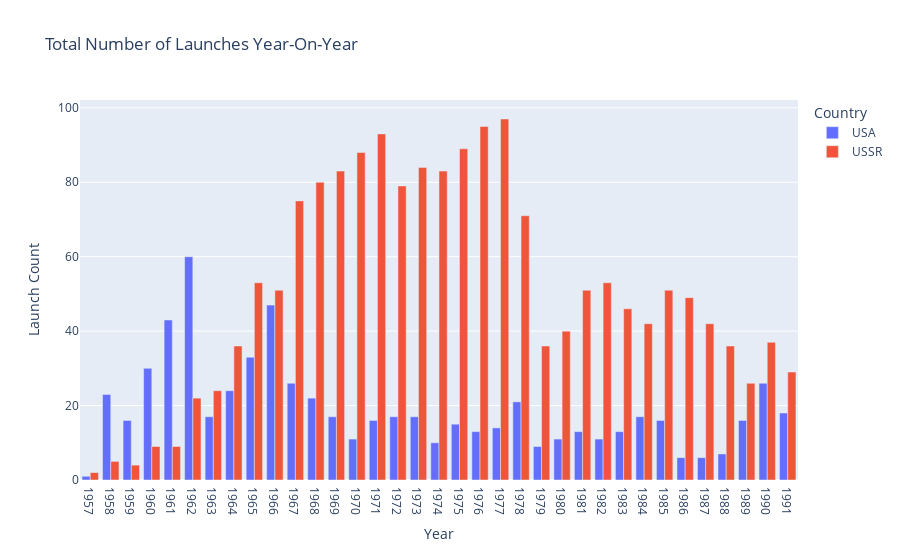

Notebook source saved alongside this figure:
### Markdown cell above
## Create a Chart that Shows the Total Number of Launches Year-On-Year by the Two Superpowers

### Code cell
fig = px.bar(cold_war_launches_USA_USSR, x="Year", y="Launch Count", color='Country', barmode='group', title='Total Number of Launches Year-On-Year')
fig.update_xaxes(dtick=1)
fig.show()

### Figure 1 — Plotly figure (JSON) as saved in the notebook; plotly's stock layout.template omitted (floating-point values rounded to 4 significant figures)
{"data": [{"alignmentgroup": "True", "hovertemplate": "Country=USA<br>Year=%{x}<br>Launch Count=%{y}<extra></extra>", "legendgroup": "USA", "marker": {"color": "#636efa", "pattern": {"shape": ""}}, "name": "USA", "offsetgroup": "USA", "orientation": "v", "showlegend": true, "textposition": "auto", "type": "bar", "x": [1957, 1958, 1959, 1960, 1961, 1962, 1963, 1964, 1965, 1966, 1967, 1968, 1969, 1970, 1971, 1972, 1973, 1974, 1975, 1976, 1977, 1978, 1979, 1980, 1981, 1982, 1983, 1984, 1985, 1986, 1987, 1988, 1989, 1990, 1991], "xaxis": "x", "y": [1, 23, 16, 30, 43, 60, 17, 24, 33, 47, 26, 22, 17, 11, 16, 17, 17, 10, 15, 13, 14, 21, 9, 11, 13, 11, 13, 17, 16, 6, 6, 7, 16, 26, 18], "yaxis": "y"}, {"alignmentgroup": "True", "hovertemplate": "Country=USSR<br>Year=%{x}<br>Launch Count=%{y}<extra></extra>", "legendgroup": "USSR", "marker": {"color": "#EF553B", "pattern": {"shape": ""}}, "name": "USSR", "offsetgroup": "USSR", "orientation": "v", "showlegend": true, "textposition": "auto", "type": "bar", "x": [1957, 1958, 1959, 1960, 1961, 1962, 1963, 1964, 1965, 1966, 1967, 1968, 1969, 1970, 1971, 1972, 1973, 1974, 1975, 1976, 1977, 1978, 1979, 1980, 1981, 1982, 1983, 1984, 1985, 1986, 1987, 1988, 1989, 1990, 1991], "xaxis": "x", "y": [2, 5, 4, 9, 9, 22, 24, 36, 53, 51, 75, 80, 83, 88, 93, 79, 84, 83, 89, 95, 97, 71, 36, 40, 51, 53, 46, 42, 51, 49, 42, 36, 26, 37, 29], "yaxis": "y"}], "layout": {"barmode": "group", "legend": {"title": {"text": "Country"}, "tracegroupgap": 0}, "title": {"text": "Total Number of Launches Year-On-Year"}, "xaxis": {"anchor": "y", "domain": [0, 1], "dtick": 1, "title": {"text": "Year"}}, "yaxis": {"anchor": "x", "domain": [0, 1], "title": {"text": "Launch Count"}}}}
